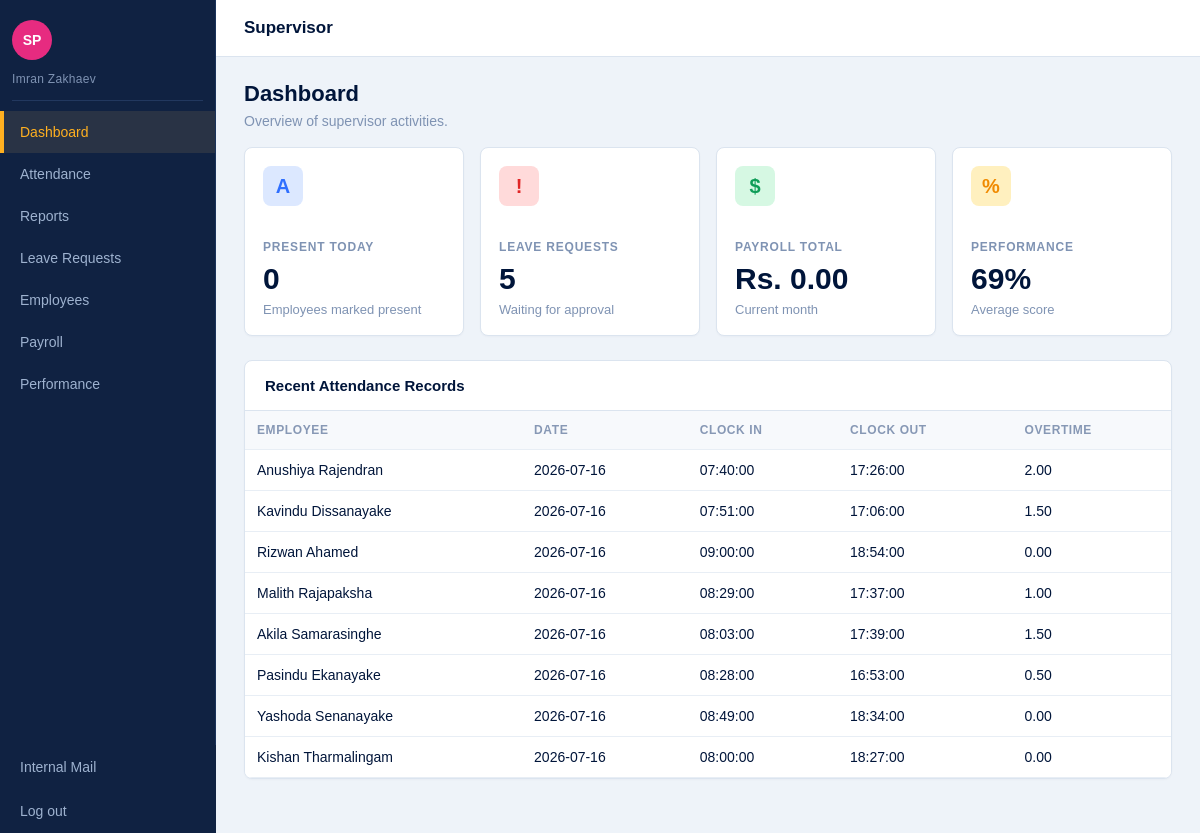
The page /codebase/login/roles/supervisor/supervisor_dashboard.php (signed in) on the database its author committed.
### tables this page shows
CREATE TABLE attendance (
    attendance_id INT AUTO_INCREMENT UNIQUE,
    employee_id INT NOT NULL,
    recorded_by INT,
    date DATE NOT NULL,
    clock_in TIME,
    clock_out TIME,
    overtime_hours DECIMAL(5,2) NOT NULL,
    PRIMARY KEY (employee_id, date),
    FOREIGN KEY (employee_id) REFERENCES employee(employee_id),
    FOREIGN KEY (recorded_by) REFERENCES employee(employee_id)
);

CREATE TABLE employee (
    employee_id INT AUTO_INCREMENT PRIMARY KEY,
    user_id INT UNIQUE,
    full_name VARCHAR(100) NOT NULL,
    nic VARCHAR(20) NOT NULL UNIQUE,
    contact_no VARCHAR(20) NOT NULL,
    address TEXT,
    job_title VARCHAR(100) NOT NULL,
    hire_date DATE NOT NULL,
    base_salary DECIMAL(10,2) NOT NULL,
    employment_status VARCHAR(30) NOT NULL,
    FOREIGN KEY (user_id) REFERENCES user_account(user_id)
);

### codebase/login/roles/supervisor/supervisor_dashboard.php (the view, shortened to what this page needs)
<?php
require_once __DIR__ . '/../../config.php';
$activePage = "dashboard";
$presentToday = (int) mysqli_fetch_row(mysqli_query(
    $connection,
    "SELECT COUNT(*) FROM attendance WHERE date = CURDATE() AND clock_in IS NOT NULL"
))[0];
$pendingLeaves = (int) mysqli_fetch_row(mysqli_query(
    $connection,
    "SELECT COUNT(*) FROM leave_request WHERE status = 'pending'"
))[0];
$payrollTotal = (float) mysqli_fetch_row(mysqli_query(
    $connection,
    "SELECT COALESCE(SUM(net_pay), 0) FROM payroll WHERE period = DATE_FORMAT(CURDATE(), '%Y-%m')"
))[0];
$averagePerformance = (float) mysqli_fetch_row(mysqli_query(
    $connection,
    "SELECT COALESCE(AVG(rating), 0) FROM performance_review"
))[0];
$averagePerformancePercent = round(($averagePerformance / 5) * 100);
$recentAttendance = mysqli_query(
    $connection,
    "SELECT a.attendance_id, e.full_name, a.date, a.clock_in, a.clock_out, a.overtime_hours
     FROM attendance a
     JOIN employee e ON e.employee_id = a.employee_id
     ORDER BY a.date DESC, a.attendance_id DESC
     LIMIT 8"
);
?>
<!DOCTYPE html>
<html lang="en">
<head>
  <link rel="stylesheet" href="css/supervisor_style.css">
</head>
<body>
  <header class="topbar">
    <h1>Supervisor</h1>
  </header>
  <div class="layout">
    <?php include __DIR__ . '/nav.php'; ?>
    <main class="content">
      <section class="page-title">
        <h2>Dashboard</h2>
        <p>Overview of supervisor activities.</p>
      </section>
      <section class="cards">
        <div class="card">
          <h3>Present Today</h3>
          <p class="number"><?= $presentToday ?></p>
          <p>Employees marked present</p>
        </div>
        <div class="card">
          <h3>Leave Requests</h3>
          <p class="number"><?= $pendingLeaves ?></p>
          <p>Waiting for approval</p>
        </div>
        <div class="card">
          <h3>Payroll Total</h3>
          <p class="number">Rs. <?= number_format($payrollTotal, 2) ?></p>
          <p>Current month</p>
        </div>
        <div class="card">
          <h3>Performance</h3>
          <p class="number"><?= $averagePerformancePercent ?>%</p>
          <p>Average score</p>
        </div>
      </section>
      <section class="panel">
        <h3>Recent Attendance Records</h3>
        <div class="table-wrapper">
          <table>
            <thead>
              <tr>
                <th>Employee</th>
                <th>Date</th>
                <th>Clock In</th>
                <th>Clock Out</th>
                <th>Overtime</th>
              </tr>
            </thead>
            <tbody>
              <?php while ($row = mysqli_fetch_assoc($recentAttendance)): ?>
                <tr>
                  <td><?= htmlspecialchars($row["full_name"]) ?></td>
                  <td><?= htmlspecialchars($row["date"]) ?></td>
                  <td><?= htmlspecialchars($row["clock_in"] ?? "—") ?></td>
                  <td><?= htmlspecialchars($row["clock_out"] ?? "—") ?></td>
                  <td><?= htmlspecialchars($row["overtime_hours"]) ?></td>
                </tr>
              <?php endwhile; ?>
            </tbody>
          </table>
        </div>
      </section>
    </main>
  </div>
</body>
</html>

### codebase/login/roles/supervisor/nav.php
<?php
$supervisorNavItems = [
    "dashboard" => ["Dashboard", "supervisor_dashboard.php"],
    "attendance" => ["Attendance", "attendance.php"],
    "reports" => ["Reports", "report/reports.php"],
    "leave" => ["Leave Requests", "leave_requests.php"],
    "employees" => ["Employees", "employees.php"],
    "payroll" => ["Payroll", "payroll.php"],
    "performance" => ["Performance", "performance.php"],
];
$navBasePath = $navBasePath ?? "";
?>
<nav class="sidebar no-print">
  <h2><?= htmlspecialchars($_SESSION["full_name"] ?? $_SESSION["username"] ?? "User") ?></h2>
  <?php foreach ($supervisorNavItems as $key => $item): ?>
    <a class="<?= ($activePage ?? "") === $key ? "active" : "" ?>" href="<?= $navBasePath . htmlspecialchars($item[1]) ?>"><?= htmlspecialchars($item[0]) ?></a>
  <?php endforeach; ?>
  <a class="nav-mail" href="<?= $navBasePath ?>../../communications.php">Internal Mail</a>
  <a class="nav-logout" href="<?= $navBasePath ?>../../logout.php">Log out</a>
</nav>

### codebase/login/roles/supervisor/css/supervisor_style.css (style rules this page uses)
* { box-sizing: border-box; }
body { margin: 0; font-family: Arial, Helvetica, sans-serif; background-color: #eef3f9; color: #00153a; }
a { color: inherit; text-decoration: none; }
.topbar { min-height: 56px; margin-left: 216px; background-color: #ffffff; color: #00153a; border-bottom: 1px solid #dbe4ef; padding: 18px 28px; }
.topbar h1 { margin: 0; font-size: 17px; font-weight: bold; }
.layout { min-height: calc(100vh - 56px); }
.sidebar { position: fixed; top: 0; left: 0; width: 216px; height: 100vh; background-color: #102242; color: #9eb2cf; border-right: 1px solid #1b335b; padding: 20px 0; overflow-y: auto; }
.sidebar::before { content: "SP"; display: flex; align-items: center; justify-content: center; width: 40px; height: 40px; margin: 0 0 12px 12px; border-radius: 50%; background-color: #e72b80; color: #ffffff; font-size: 14px; font-weight: bold; }
.sidebar h2 { margin: 0 12px 10px; padding-bottom: 14px; border-bottom: 1px solid #22385f; color: #7f93b3; font-size: 12px; font-weight: normal; letter-spacing: 0.3px; }
.sidebar a { display: block; padding: 13px 16px; border-left: 4px solid transparent; color: #9eb2cf; font-size: 14px; }
.sidebar a:hover, .sidebar a.active { background-color: #293345; color: #ffb020; border-left-color: #ffb020; }
.content { margin-left: 216px; padding: 24px 28px 36px; }
.page-title { margin-bottom: 18px; }
.page-title h2 { margin: 0; color: #00153a; font-size: 22px; }
.page-title p { margin: 6px 0 0; color: #7f93b3; font-size: 14px; }
.cards { display: grid; grid-template-columns: repeat(auto-fit, minmax(180px, 1fr)); gap: 16px; margin-bottom: 24px; }
.card, .panel { background-color: #ffffff; border: 1px solid #dbe4ef; border-radius: 8px; box-shadow: 0 1px 2px rgba(16, 34, 66, 0.03); }
.card { padding: 18px; }
.card h3 { margin: 34px 0 8px; color: #7f93b3; font-size: 12px; letter-spacing: 0.8px; text-transform: uppercase; }
.card .number { margin: 0; color: #00153a; font-size: 30px; font-weight: bold; }
.card p:last-child { margin: 6px 0 0; color: #7f93b3; font-size: 13px; }
.card::before { display: inline-flex; align-items: center; justify-content: center; width: 40px; height: 40px; border-radius: 8px; font-size: 20px; font-weight: bold; }
.card:nth-child(1)::before { content: "A"; background-color: #dce8ff; color: #2f6fff; }
.card:nth-child(2)::before { content: "!"; background-color: #ffdada; color: #e02626; }
.card:nth-child(3)::before { content: "$"; background-color: #d6f8e3; color: #0f9d58; }
.card:nth-child(4)::before { content: "%"; background-color: #fff0bf; color: #f08a00; }
.panel { margin-bottom: 18px; overflow: hidden; }
.panel h3 { margin: 0; padding: 16px 20px; border-bottom: 1px solid #dbe4ef; color: #00153a; font-size: 15px; }
.table-wrapper { overflow-x: auto; }
table { width: 100%; border-collapse: collapse; background-color: #ffffff; }
th, td { padding: 12px; border-bottom: 1px solid #e8eef5; text-align: left; font-size: 14px; }
th { background-color: #f7f9fc; color: #8798b5; font-size: 12px; letter-spacing: 0.6px; text-transform: uppercase; }
.sidebar { padding-bottom: 104px; }
.sidebar > a.nav-mail, .sidebar > a.nav-logout { position: fixed; left: 0; width: 216px; z-index: 20; height: 44px; padding: 0 16px; display: flex; align-items: center; background-color: #102242; }
.sidebar > a.nav-mail { bottom: 44px; }
.sidebar > a.nav-logout { bottom: 0; }

### rows shown on the page
attendance: employee.full_name "Anushiya Rajendran", date "2026-07-16", clock_in "07:40:00", clock_out "17:26:00", overtime_hours "2.00"
attendance: employee.full_name "Kavindu Dissanayake", date "2026-07-16", clock_in "07:51:00", clock_out "17:06:00", overtime_hours "1.50"
attendance: employee.full_name "Rizwan Ahamed", date "2026-07-16", clock_in "09:00:00", clock_out "18:54:00", overtime_hours "0.00"
attendance: employee.full_name "Malith Rajapaksha", date "2026-07-16", clock_in "08:29:00", clock_out "17:37:00", overtime_hours "1.00"
attendance: employee.full_name "Akila Samarasinghe", date "2026-07-16", clock_in "08:03:00", clock_out "17:39:00", overtime_hours "1.50"
attendance: employee.full_name "Pasindu Ekanayake", date "2026-07-16", clock_in "08:28:00", clock_out "16:53:00", overtime_hours "0.50"
attendance: employee.full_name "Yashoda Senanayake", date "2026-07-16", clock_in "08:49:00", clock_out "18:34:00", overtime_hours "0.00"
attendance: employee.full_name "Kishan Tharmalingam", date "2026-07-16", clock_in "08:00:00", clock_out "18:27:00", overtime_hours "0.00"

### other values the page prints
$_SESSION["full_name"] "Imran Zakhaev"
$item[0] "Dashboard"
$item[0] "Attendance"
$item[0] "Reports"
$item[0] "Leave Requests"
$item[0] "Employees"
$item[0] "Payroll"
$item[0] "Performance"
$presentToday "0"
$pendingLeaves "5"
$payrollTotal "0.00"
$averagePerformancePercent "69"
